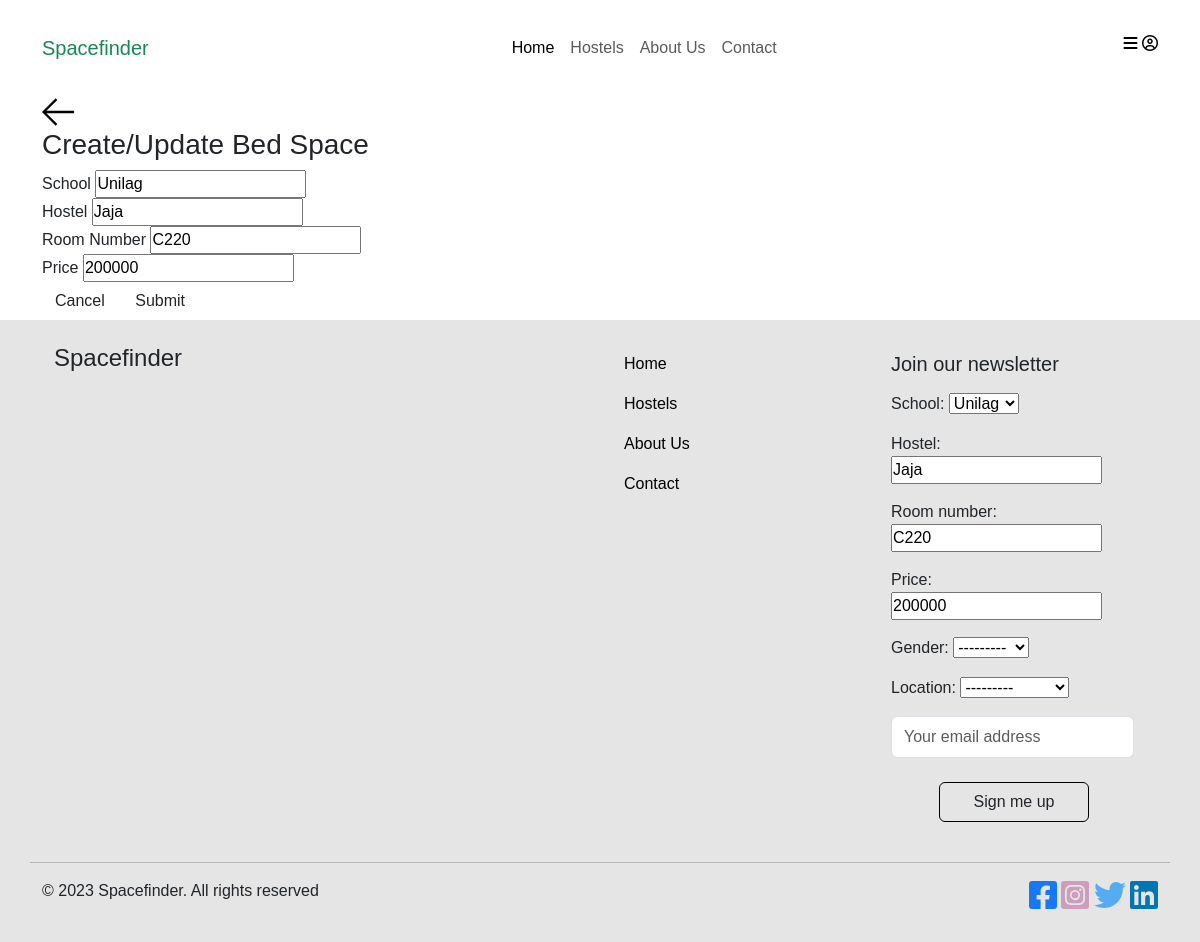
/update-space/2/ (signed in), run on the app's committed database.
### base/models.py (models this page shows, shortened)
class Space(models.Model):
    LOCATION_CHOICES = [
        ('on-campus', 'On-Campus'),
        ('off-campus', 'Off-Campus'),
    ]
    GENDER_CHOICES = [
        ('male', 'Male'),
        ('female', 'Female'),
    ]
    host = models.ForeignKey(User, on_delete=models.SET_NULL, null=True)
    school = models.ForeignKey (School, on_delete=models.SET_NULL, null=True)
    hostel = models.CharField(max_length=200)
    room_number = models.CharField(max_length=5)
    price = models.PositiveIntegerField(null=True)
    gender = models.CharField(max_length=10, choices=GENDER_CHOICES, null=True)
    location = models.CharField(max_length=20, choices=LOCATION_CHOICES, null=True)
    updated = models.DateTimeField(auto_now=True)
    created = models.DateTimeField(auto_now_add=True)
    class Meta():
        ordering = ['-updated', '-created']

class School(models.Model):
    name = models.CharField(max_length=200)
    def __str__(self):
        return self.name

### base/views.py (the view, shortened to what this page needs)
# urls.py: path('update-space/<str:pk>/', views.updateSpace, name="update-space"),
@login_required(login_url='login')
def updateSpace(request, pk):
    space = get_object_or_404(Space, id=pk)
    if request.user != space.host:
        return HttpResponse("You're not allowed to do this!!!")
    form = SpaceForm(instance=space)
    schools = School.objects.all()
    context = {'form': form, 'space': space, 'schools': schools}
    return render(request, 'base/space-form.html', context)

### base/forms.py
class SpaceForm(ModelForm):
    class Meta:
        model = Space
        fields = '__all__'
        exclude = ['host']

### base/templates/base/space-form.html (shortened to what this page needs)
{% extends 'main.html' %}
{% block content %}
<main class="create-room layout">
  <div class="container">
    <div class="layout__box">
      <div class="layout__boxHeader">
        <div class="layout__boxTitle">
          <a href="{% url 'home' %}">
            <svg version="1.1" xmlns="http://www.w3.org/2000/svg" width="32" height="32" viewBox="0 0 32 32">
              <title>arrow-left</title>
              <path
                d="M13.723 2.286l-13.723 13.714 13.719 13.714 1.616-1.611-10.96-10.96h27.625v-2.286h-27.625l10.965-10.965-1.616-1.607z">
              </path>
            </svg>
          </a>
          <h3>Create/Update Bed Space</h3>
        </div>
      </div>
      <div class="layout__body">
        <form class="form" action="" method="POST">
          <div class="form__group">
            <label for="room_topic">School</label>
            <input required type="text" value="{{space.school.name}}" name="topic" list="topic-list" />
          </div>
          <div class="form__group">
            <label for="room_description">Hostel</label>
            {{form.hostel}}
          </div>
          <div class="form__group">
            <label for="room_name">Room Number</label>
            {{form.room_number}}
          </div>
          <div class="form__group">
            <label for="room_name">Price</label>
            {{form.price}}
          </div>
          <div class="form__action">
            <a class="btn btn--dark" href="{% url 'home' %}">Cancel</a>
            <button class="btn btn--main" type="submit">Submit</button>
          </div>
        </form>
      </div>
    </div>
  </div>
</main>
{% endblock content %}

### templates/footer.html (shortened to what this page needs)
{% load static %}
<footer class="footer-section py-4 mt-auto">
    <div class="container d-flex justify-content-around">
      <div class="container">
        <h4>Spacefinder</h4>
      </div>
      <div class="container d-flex justify-content-evenly">
        <div class="container">
            <ul class="list-unstyled">
                <li class="py-2"><a class="text-decoration-none text-black" href="{% url 'home' %}">Home</a></li>
                <li class="py-2"><a class="text-decoration-none text-black" href="{% url 'hostel' %}">Hostels</a></li>
                <li class="py-2"><a class="text-decoration-none text-black" href="{% url 'about' %}">About Us</a></li>
                <li class="py-2"><a class="text-decoration-none text-black" href="{% url 'contact' %}">Contact</a></li>
            </ul>
        </div>
        <div class="container">
            <h5 class="py-2">Join our newsletter</h5>
            <form method="post" action="{% url 'newsletter_subscription' %}">
              {{form.as_p}}
                <input type="text" class="form-control py-2" placeholder="Your email address" required>
                <button type="submit" class="btn border border-black my-4 ms-5 sign ">Sign me up</button>
            </form>
        </div>
      </div>
    </div>
    <hr class="container">
    <div class="container d-flex justify-content-between">
        <div>© 2023 Spacefinder. All rights reserved</div>
        <div>
            <a class="icon-link" href="#"><img src="{% static "/images/square-facebook.svg" %}"></a>
            <a class="icon-link" href="#"><img src="{% static "/images/square-instagram.svg" %}"></a>
            <a class="icon-link" href="#"><img src="{% static "/images/twitter.svg" %}"></a>
            <a class="icon-link" href="#"><img src="{% static "/images/linkedin.svg" %}"></a>
        </div>
    </div>
  </footer>

### static/styles/main.css (style rules this page uses)
* { font-family: Arial, Helvetica, sans-serif; padding: 0px; margin: 0; }
a { text-decoration: none; }
.footer-section { background-color: rgba(0, 0, 0, 0.1); margin-top: 50px; }
.sign { min-width: 150px; height: 40px; color: #fff; padding: 5px 10px; font-weight: bold; cursor: pointer; transition: all 0.3s ease; position: relative; display: inline-block; outline: none; border-radius: 5px; z-index: 0; background: #fff; overflow: hidden; border: 2px solid #495057; color: #495057; }
.sign:after { content: ""; position: absolute; z-index: -1; transition: all 0.3s ease; left: 0; bottom: 0; height: 0; width: 100%; background: #495057; }

### data on the page
Space: topic "Unilag", hostel "Jaja", room_number "C220", price "200000", school "Unilag", gender "---------", location "---------"
